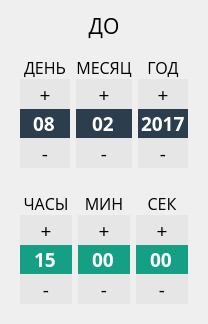
    <widget class="QFrame" name="frame_2">
     <property name="frameShape">
      <enum>QFrame::NoFrame</enum>
     </property>
     <property name="frameShadow">
      <enum>QFrame::Raised</enum>
     </property>
     <layout class="QVBoxLayout" name="verticalLayout_2">
      <item>
       <widget class="QLabel" name="label_93">
        <property name="font">
         <font>
          <family>Open Sans</family>
          <pointsize>16</pointsize>
         </font>
        </property>
        <property name="text">
         <string>ДО</string>
        </property>
        <property name="alignment">
         <set>Qt::AlignCenter</set>
        </property>
       </widget>
      </item>
      <item>
       <widget class="QFrame" name="frame_9">
        <property name="frameShape">
         <enum>QFrame::NoFrame</enum>
        </property>
        <property name="frameShadow">
         <enum>QFrame::Raised</enum>
        </property>
        <layout class="QGridLayout" name="gridLayout_10">
         <property name="verticalSpacing">
          <number>0</number>
         </property>
         <item row="5" column="2">
          <widget class="QPushButton" name="finishYearDown">
           <property name="minimumSize">
            <size>
             <width>50</width>
             <height>30</height>
            </size>
           </property>
           <property name="font">
            <font>
             <family>Open Sans</family>
             <pointsize>14</pointsize>
            </font>
           </property>
           <property name="styleSheet">
            <string notr="true">background-color: rgb(230, 230, 230);
color: rgb(0, 0, 0);
border-radius: 0px;</string>
           </property>
           <property name="text">
            <string>-</string>
           </property>
          </widget>
         </item>
         <item row="1" column="2">
          <widget class="QPushButton" name="finishYearUp">
           <property name="minimumSize">
            <size>
             <width>50</width>
             <height>30</height>
            </size>
           </property>
           <property name="font">
            <font>
             <family>Open Sans</family>
             <pointsize>14</pointsize>
            </font>
           </property>
           <property name="styleSheet">
            <string notr="true">background-color: rgb(230, 230, 230);
color: rgb(0, 0, 0);
border-radius: 0px;</string>
           </property>
           <property name="text">
            <string>+</string>
           </property>
          </widget>
         </item>
         <item row="5" column="1">
          <widget class="QPushButton" name="finishMonthDown">
           <property name="minimumSize">
            <size>
             <width>50</width>
             <height>30</height>
            </size>
           </property>
           <property name="font">
            <font>
             <family>Open Sans</family>
             <pointsize>14</pointsize>
            </font>
           </property>
           <property name="styleSheet">
            <string notr="true">background-color: rgb(230, 230, 230);
color: rgb(0, 0, 0);
border-radius: 0px;</string>
           </property>
           <property name="text">
            <string>-</string>
           </property>
          </widget>
         </item>
         <item row="5" column="0">
          <widget class="QPushButton" name="finishDayDown">
           <property name="minimumSize">
            <size>
             <width>50</width>
             <height>30</height>
            </size>
           </property>
           <property name="font">
            <font>
             <family>Open Sans</family>
             <pointsize>14</pointsize>
            </font>
           </property>
           <property name="styleSheet">
            <string notr="true">background-color: rgb(230, 230, 230);
color: rgb(0, 0, 0);
border-radius: 0px;</string>
           </property>
           <property name="text">
            <string>-</string>
           </property>
          </widget>
         </item>
         <item row="4" column="1">
          <widget class="QDateEdit" name="finishMonth">
           <property name="minimumSize">
            <size>
             <width>50</width>
             <height>0</height>
            </size>
           </property>
           <property name="maximumSize">
            <size>
             <width>300</width>
             <height>16777215</height>
            </size>
           </property>
           <property name="font">
            <font>
             <family>Open Sans</family>
             <pointsize>14</pointsize>
             <weight>75</weight>
             <bold>true</bold>
            </font>
           </property>
           <property name="styleSheet">
            <string notr="true">QAbstractSpinBox{
background-color:rgb(44, 61, 77);
color: rgb(255 , 255, 255);
border-radius: 0px;
}

QAbstractSpinBox::drop-down {
	width:30px;
 }

QWidget{
background-color:rgb(44, 61, 77);
color: rgb(255 , 255, 255);
border-radius: 0px;
}</string>
           </property>
           <property name="alignment">
            <set>Qt::AlignCenter</set>
           </property>
           <property name="readOnly">
            <bool>false</bool>
           </property>
           <property name="buttonSymbols">
            <enum>QAbstractSpinBox::NoButtons</enum>
           </property>
           <property name="accelerated">
            <bool>true</bool>
           </property>
           <property name="keyboardTracking">
            <bool>true</bool>
           </property>
           <property name="showGroupSeparator" stdset="0">
            <bool>true</bool>
           </property>
           <property name="maximumDate">
            <date>
             <year>2027</year>
             <month>12</month>
             <day>31</day>
            </date>
           </property>
           <property name="minimumDate">
            <date>
             <year>2000</year>
             <month>12</month>
             <day>31</day>
            </date>
           </property>
           <property name="currentSection">
            <enum>QDateTimeEdit::MonthSection</enum>
           </property>
           <property name="displayFormat">
            <string>MM</string>
           </property>
           <property name="calendarPopup">
            <bool>false</bool>
           </property>
           <property name="date">
            <date>
             <year>2017</year>
             <month>2</month>
             <day>8</day>
            </date>
           </property>
          </widget>
         </item>
         <item row="1" column="0">
          <widget class="QPushButton" name="finishDayUp">
           <property name="minimumSize">
            <size>
             <width>50</width>
             <height>30</height>
            </size>
           </property>
           <property name="font">
            <font>
             <family>Open Sans</family>
             <pointsize>14</pointsize>
            </font>
           </property>
           <property name="styleSheet">
            <string notr="true">background-color: rgb(230, 230, 230);
color: rgb(0, 0, 0);
border-radius: 0px;</string>
           </property>
           <property name="text">
            <string>+</string>
           </property>
          </widget>
         </item>
         <item row="0" column="0">
          <widget class="QLabel" name="label_89">
           <property name="font">
            <font>
             <family>Open Sans</family>
             <pointsize>12</pointsize>
            </font>
           </property>
           <property name="text">
            <string>ДЕНЬ</string>
           </property>
           <property name="alignment">
            <set>Qt::AlignCenter</set>
           </property>
          </widget>
         </item>
         <item row="1" column="1">
          <widget class="QPushButton" name="finishMonthUp">
           <property name="minimumSize">
            <size>
             <width>50</width>
             <height>30</height>
            </size>
           </property>
           <property name="font">
            <font>
             <family>Open Sans</family>
             <pointsize>14</pointsize>
            </font>
           </property>
           <property name="styleSheet">
            <string notr="true">background-color: rgb(230, 230, 230);
color: rgb(0, 0, 0);
border-radius: 0px;</string>
           </property>
           <property name="text">
            <string>+</string>
           </property>
          </widget>
         </item>
         <item row="4" column="2">
          <widget class="QDateEdit" name="finishYear">
           <property name="minimumSize">
            <size>
             <width>50</width>
             <height>0</height>
            </size>
           </property>
           <property name="maximumSize">
            <size>
             <width>300</width>
             <height>16777215</height>
            </size>
           </property>
           <property name="font">
            <font>
             <family>Open Sans</family>
             <pointsize>14</pointsize>
             <weight>75</weight>
             <bold>true</bold>
            </font>
           </property>
           <property name="styleSheet">
            <string notr="true">QAbstractSpinBox{
background-color:rgb(44, 61, 77);
color: rgb(255 , 255, 255);
border-radius: 0px;
}

QAbstractSpinBox::drop-down {
	width:30px;
 }

QWidget{
background-color:rgb(44, 61, 77);
color: rgb(255 , 255, 255);
border-radius: 0px;
}</string>
           </property>
           <property name="alignment">
            <set>Qt::AlignCenter</set>
           </property>
           <property name="readOnly">
            <bool>false</bool>
           </property>
           <property name="buttonSymbols">
            <enum>QAbstractSpinBox::NoButtons</enum>
           </property>
           <property name="accelerated">
            <bool>true</bool>
           </property>
           <property name="keyboardTracking">
            <bool>true</bool>
           </property>
           <property name="showGroupSeparator" stdset="0">
            <bool>true</bool>
           </property>
           <property name="maximumDate">
            <date>
             <year>2027</year>
             <month>12</month>
             <day>31</day>
            </date>
           </property>
           <property name="minimumDate">
            <date>
             <year>2000</year>
             <month>12</month>
             <day>31</day>
            </date>
           </property>
           <property name="currentSection">
            <enum>QDateTimeEdit::YearSection</enum>
           </property>
           <property name="displayFormat">
            <string>yyyy</string>
           </property>
           <property name="calendarPopup">
            <bool>false</bool>
           </property>
           <property name="date">
            <date>
             <year>2017</year>
             <month>2</month>
             <day>8</day>
            </date>
           </property>
          </widget>
         </item>
         <item row="0" column="1">
          <widget class="QLabel" name="label_90">
           <property name="font">
            <font>
             <family>Open Sans</family>
             <pointsize>12</pointsize>
            </font>
           </property>
           <property name="text">
            <string>МЕСЯЦ</string>
           </property>
           <property name="alignment">
            <set>Qt::AlignCenter</set>
           </property>
          </widget>
         </item>
         <item row="0" column="2">
          <widget class="QLabel" name="label_91">
           <property name="font">
            <font>
             <family>Open Sans</family>
             <pointsize>12</pointsize>
            </font>
           </property>
           <property name="text">
            <string>ГОД</string>
           </property>
           <property name="alignment">
            <set>Qt::AlignCenter</set>
           </property>
          </widget>
         </item>
         <item row="4" column="0">
          <widget class="QDateEdit" name="finishDay">
           <property name="minimumSize">
            <size>
             <width>50</width>
             <height>0</height>
            </size>
           </property>
           <property name="maximumSize">
            <size>
             <width>300</width>
             <height>16777215</height>
            </size>
           </property>
           <property name="font">
            <font>
             <family>Open Sans</family>
             <pointsize>14</pointsize>
             <weight>75</weight>
             <bold>true</bold>
            </font>
           </property>
           <property name="styleSheet">
            <string notr="true">QAbstractSpinBox{
background-color:rgb(44, 61, 77);
color: rgb(255 , 255, 255);
border-radius: 0px;
}

QAbstractSpinBox::drop-down {
	width:30px;
 }

QWidget{
background-color:rgb(44, 61, 77);
color: rgb(255 , 255, 255);
border-radius: 0px;
}</string>
           </property>
           <property name="alignment">
            <set>Qt::AlignCenter</set>
           </property>
           <property name="readOnly">
            <bool>false</bool>
           </property>
           <property name="buttonSymbols">
            <enum>QAbstractSpinBox::NoButtons</enum>
           </property>
           <property name="accelerated">
            <bool>true</bool>
           </property>
           <property name="keyboardTracking">
            <bool>true</bool>
           </property>
           <property name="showGroupSeparator" stdset="0">
            <bool>true</bool>
           </property>
           <property name="maximumDate">
            <date>
             <year>2027</year>
             <month>12</month>
             <day>31</day>
            </date>
           </property>
           <property name="minimumDate">
            <date>
             <year>2000</year>
             <month>12</month>
             <day>31</day>
            </date>
           </property>
           <property name="currentSection">
            <enum>QDateTimeEdit::DaySection</enum>
           </property>
           <property name="displayFormat">
            <string>dd</string>
           </property>
           <property name="calendarPopup">
            <bool>false</bool>
           </property>
           <property name="date">
            <date>
             <year>2017</year>
             <month>2</month>
             <day>8</day>
            </date>
           </property>
          </widget>
         </item>
        </layout>
       </widget>
      </item>
      <item>
       <widget class="QFrame" name="frame_8">
        <property name="frameShape">
         <enum>QFrame::NoFrame</enum>
        </property>
        <property name="frameShadow">
         <enum>QFrame::Raised</enum>
        </property>
        <layout class="QGridLayout" name="gridLayout_8">
         <property name="verticalSpacing">
          <number>0</number>
         </property>
         <item row="8" column="0">
          <widget class="QPushButton" name="finishHourDown">
           <property name="minimumSize">
            <size>
             <width>50</width>
             <height>30</height>
            </size>
           </property>
           <property name="font">
            <font>
             <family>Open Sans</family>
             <pointsize>14</pointsize>
            </font>
           </property>
           <property name="styleSheet">
            <string notr="true">background-color: rgb(230, 230, 230);
color: rgb(0, 0, 0);
border-radius: 0px;</string>
           </property>
           <property name="text">
            <string>-</string>
           </property>
          </widget>
         </item>
         <item row="8" column="1">
          <widget class="QPushButton" name="finishMinDown">
           <property name="minimumSize">
            <size>
             <width>50</width>
             <height>30</height>
            </size>
           </property>
           <property name="font">
            <font>
             <family>Open Sans</family>
             <pointsize>14</pointsize>
            </font>
           </property>
           <property name="styleSheet">
            <string notr="true">background-color: rgb(230, 230, 230);
color: rgb(0, 0, 0);
border-radius: 0px;</string>
           </property>
           <property name="text">
            <string>-</string>
           </property>
          </widget>
         </item>
         <item row="7" column="1">
          <widget class="QTimeEdit" name="finishMin">
           <property name="minimumSize">
            <size>
             <width>50</width>
             <height>0</height>
            </size>
           </property>
           <property name="maximumSize">
            <size>
             <width>300</width>
             <height>16777215</height>
            </size>
           </property>
           <property name="font">
            <font>
             <family>Open Sans</family>
             <pointsize>14</pointsize>
             <weight>75</weight>
             <bold>true</bold>
            </font>
           </property>
           <property name="styleSheet">
            <string notr="true">QAbstractSpinBox {
	background-color: rgb(21, 159, 133);
	color: rgb(255, 255, 255);
	border-radius: 0px;
}
QAbstractSpinBox::drop-down {
	width:30px;
 }
QWidget{
	background-color: rgb(21, 159, 133);
	color: rgb(255, 255, 255);
	border-radius: 0px;
}</string>
           </property>
           <property name="frame">
            <bool>true</bool>
           </property>
           <property name="alignment">
            <set>Qt::AlignCenter</set>
           </property>
           <property name="readOnly">
            <bool>false</bool>
           </property>
           <property name="buttonSymbols">
            <enum>QAbstractSpinBox::NoButtons</enum>
           </property>
           <property name="showGroupSeparator" stdset="0">
            <bool>true</bool>
           </property>
           <property name="maximumDate">
            <date>
             <year>2000</year>
             <month>1</month>
             <day>1</day>
            </date>
           </property>
           <property name="minimumDate">
            <date>
             <year>2000</year>
             <month>1</month>
             <day>1</day>
            </date>
           </property>
           <property name="displayFormat">
            <string>mm</string>
           </property>
           <property name="calendarPopup">
            <bool>true</bool>
           </property>
           <property name="currentSectionIndex">
            <number>0</number>
           </property>
           <property name="time">
            <time>
             <hour>15</hour>
             <minute>0</minute>
             <second>0</second>
            </time>
           </property>
          </widget>
         </item>
         <item row="8" column="2">
          <widget class="QPushButton" name="finishSecDown">
           <property name="minimumSize">
            <size>
             <width>50</width>
             <height>30</height>
            </size>
           </property>
           <property name="font">
            <font>
             <family>Open Sans</family>
             <pointsize>14</pointsize>
            </font>
           </property>
           <property name="styleSheet">
            <string notr="true">background-color: rgb(230, 230, 230);
color: rgb(0, 0, 0);
border-radius: 0px;</string>
           </property>
           <property name="text">
            <string>-</string>
           </property>
          </widget>
         </item>
         <item row="3" column="1">
          <widget class="QPushButton" name="finishMinUp">
           <property name="minimumSize">
            <size>
             <width>50</width>
             <height>30</height>
            </size>
           </property>
           <property name="font">
            <font>
             <family>Open Sans</family>
             <pointsize>14</pointsize>
            </font>
           </property>
           <property name="styleSheet">
            <string notr="true">background-color: rgb(230, 230, 230);
color: rgb(0, 0, 0);
border-radius: 0px;</string>
           </property>
           <property name="text">
            <string>+</string>
           </property>
          </widget>
         </item>
         <item row="7" column="0">
          <widget class="QTimeEdit" name="finishHour">
           <property name="minimumSize">
            <size>
             <width>50</width>
             <height>0</height>
            </size>
           </property>
           <property name="maximumSize">
            <size>
             <width>300</width>
             <height>16777215</height>
            </size>
           </property>
           <property name="font">
            <font>
             <family>Open Sans</family>
             <pointsize>14</pointsize>
             <weight>75</weight>
             <bold>true</bold>
            </font>
           </property>
           <property name="styleSheet">
            <string notr="true">QAbstractSpinBox {
	background-color: rgb(21, 159, 133);
	color: rgb(255, 255, 255);
	border-radius: 0px;
}
QAbstractSpinBox::drop-down {
	width:30px;
 }
QWidget{
	background-color: rgb(21, 159, 133);
	color: rgb(255, 255, 255);
	border-radius: 0px;
}</string>
           </property>
           <property name="frame">
            <bool>true</bool>
           </property>
           <property name="alignment">
            <set>Qt::AlignCenter</set>
           </property>
           <property name="readOnly">
            <bool>false</bool>
           </property>
           <property name="buttonSymbols">
            <enum>QAbstractSpinBox::NoButtons</enum>
           </property>
           <property name="showGroupSeparator" stdset="0">
            <bool>true</bool>
           </property>
           <property name="maximumDate">
            <date>
             <year>2000</year>
             <month>1</month>
             <day>1</day>
            </date>
           </property>
           <property name="minimumDate">
            <date>
             <year>2000</year>
             <month>1</month>
             <day>1</day>
            </date>
           </property>
           <property name="displayFormat">
            <string>H</string>
           </property>
           <property name="calendarPopup">
            <bool>true</bool>
           </property>
           <property name="currentSectionIndex">
            <number>0</number>
           </property>
           <property name="time">
            <time>
             <hour>15</hour>
             <minute>0</minute>
             <second>0</second>
            </time>
           </property>
          </widget>
         </item>
         <item row="3" column="2">
          <widget class="QPushButton" name="finishSecUp">
           <property name="minimumSize">
            <size>
             <width>50</width>
             <height>30</height>
            </size>
           </property>
           <property name="font">
            <font>
             <family>Open Sans</family>
             <pointsize>14</pointsize>
            </font>
           </property>
           <property name="styleSheet">
            <string notr="true">background-color: rgb(230, 230, 230);
color: rgb(0, 0, 0);
border-radius: 0px;</string>
           </property>
           <property name="text">
            <string>+</string>
           </property>
          </widget>
         </item>
         <item row="7" column="2">
          <widget class="QTimeEdit" name="finishSec">
           <property name="minimumSize">
            <size>
             <width>50</width>
             <height>0</height>
            </size>
           </property>
           <property name="maximumSize">
            <size>
             <width>300</width>
             <height>16777215</height>
            </size>
           </property>
           <property name="font">
            <font>
             <family>Open Sans</family>
             <pointsize>14</pointsize>
             <weight>75</weight>
             <bold>true</bold>
            </font>
           </property>
           <property name="styleSheet">
            <string notr="true">QAbstractSpinBox {
	background-color: rgb(21, 159, 133);
	color: rgb(255, 255, 255);
	border-radius: 0px;
}
QAbstractSpinBox::drop-down {
	width:30px;
 }
QWidget{
	background-color: rgb(21, 159, 133);
	color: rgb(255, 255, 255);
	border-radius: 0px;
}</string>
           </property>
           <property name="frame">
            <bool>true</bool>
           </property>
           <property name="alignment">
            <set>Qt::AlignCenter</set>
           </property>
           <property name="readOnly">
            <bool>false</bool>
           </property>
           <property name="buttonSymbols">
            <enum>QAbstractSpinBox::NoButtons</enum>
           </property>
           <property name="showGroupSeparator" stdset="0">
            <bool>true</bool>
           </property>
           <property name="maximumDate">
            <date>
             <year>2000</year>
             <month>1</month>
             <day>1</day>
            </date>
           </property>
           <property name="minimumDate">
            <date>
             <year>2000</year>
             <month>1</month>
             <day>1</day>
            </date>
           </property>
           <property name="displayFormat">
            <string>ss</string>
           </property>
           <property name="calendarPopup">
            <bool>true</bool>
           </property>
           <property name="currentSectionIndex">
            <number>0</number>
           </property>
           <property name="time">
            <time>
             <hour>15</hour>
             <minute>0</minute>
             <second>0</second>
            </time>
           </property>
          </widget>
         </item>
         <item row="3" column="0">
          <widget class="QPushButton" name="finishHourUp">
           <property name="minimumSize">
            <size>
             <width>50</width>
             <height>30</height>
            </size>
           </property>
           <property name="font">
            <font>
             <family>Open Sans</family>
             <pointsize>14</pointsize>
            </font>
           </property>
           <property name="styleSheet">
            <string notr="true">background-color: rgb(230, 230, 230);
color: rgb(0, 0, 0);
border-radius: 0px;</string>
           </property>
           <property name="text">
            <string>+</string>
           </property>
          </widget>
         </item>
         <item row="2" column="2">
          <widget class="QLabel" name="label_85">
           <property name="font">
            <font>
             <family>Open Sans</family>
             <pointsize>12</pointsize>
            </font>
           </property>
           <property name="text">
            <string>СЕК</string>
           </property>
           <property name="alignment">
            <set>Qt::AlignCenter</set>
           </property>
          </widget>
         </item>
         <item row="2" column="1">
          <widget class="QLabel" name="label_86">
           <property name="font">
            <font>
             <family>Open Sans</family>
             <pointsize>12</pointsize>
            </font>
           </property>
           <property name="text">
            <string>МИН</string>
           </property>
           <property name="alignment">
            <set>Qt::AlignCenter</set>
           </property>
          </widget>
         </item>
         <item row="2" column="0">
          <widget class="QLabel" name="label_87">
           <property name="font">
            <font>
             <family>Open Sans</family>
             <pointsize>12</pointsize>
            </font>
           </property>
           <property name="text">
            <string>ЧАСЫ</string>
           </property>
           <property name="alignment">
            <set>Qt::AlignCenter</set>
           </property>
          </widget>
         </item>
        </layout>
       </widget>
      </item>
     </layout>
    </widget>
